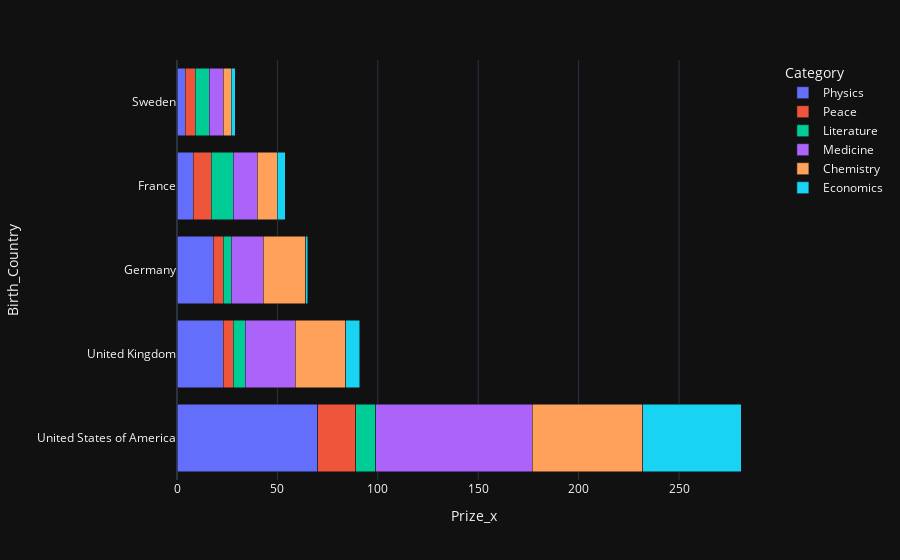

Here is the notebook cell this chart was saved with:
### Code cell
""### Create the Bar chart
    ## Cannot directly apply the countr data. Need to make it vertical using


fig = px.bar( country_number_type ,
             y= "Birth_Country",
             x= "Prize_x",
             color= "Category",
             barmode="stack",
             orientation="h")

fig.show()

### Figure 1 — Plotly figure (JSON) as saved in the notebook; plotly's stock layout.template omitted (floating-point values rounded to 4 significant figures)
{"data": [{"hovertemplate": "Category=Physics<br>Prize_x=%{x}<br>Birth_Country=%{y}<extra></extra>", "legendgroup": "Physics", "marker": {"color": "#636efa", "pattern": {"shape": ""}}, "name": "Physics", "orientation": "h", "showlegend": true, "textposition": "auto", "x": [70, 23, 18, 8, 4], "xaxis": "x", "y": ["United States of America", "United Kingdom", "Germany", "France", "Sweden"], "yaxis": "y", "type": "bar"}, {"hovertemplate": "Category=Peace<br>Prize_x=%{x}<br>Birth_Country=%{y}<extra></extra>", "legendgroup": "Peace", "marker": {"color": "#EF553B", "pattern": {"shape": ""}}, "name": "Peace", "orientation": "h", "showlegend": true, "textposition": "auto", "x": [19, 5, 5, 9, 5], "xaxis": "x", "y": ["United States of America", "United Kingdom", "Germany", "France", "Sweden"], "yaxis": "y", "type": "bar"}, {"hovertemplate": "Category=Literature<br>Prize_x=%{x}<br>Birth_Country=%{y}<extra></extra>", "legendgroup": "Literature", "marker": {"color": "#00cc96", "pattern": {"shape": ""}}, "name": "Literature", "orientation": "h", "showlegend": true, "textposition": "auto", "x": [10, 6, 4, 11, 7], "xaxis": "x", "y": ["United States of America", "United Kingdom", "Germany", "France", "Sweden"], "yaxis": "y", "type": "bar"}, {"hovertemplate": "Category=Medicine<br>Prize_x=%{x}<br>Birth_Country=%{y}<extra></extra>", "legendgroup": "Medicine", "marker": {"color": "#ab63fa", "pattern": {"shape": ""}}, "name": "Medicine", "orientation": "h", "showlegend": true, "textposition": "auto", "x": [78, 25, 16, 12, 7], "xaxis": "x", "y": ["United States of America", "United Kingdom", "Germany", "France", "Sweden"], "yaxis": "y", "type": "bar"}, {"hovertemplate": "Category=Chemistry<br>Prize_x=%{x}<br>Birth_Country=%{y}<extra></extra>", "legendgroup": "Chemistry", "marker": {"color": "#FFA15A", "pattern": {"shape": ""}}, "name": "Chemistry", "orientation": "h", "showlegend": true, "textposition": "auto", "x": [55, 25, 21, 10, 4], "xaxis": "x", "y": ["United States of America", "United Kingdom", "Germany", "France", "Sweden"], "yaxis": "y", "type": "bar"}, {"hovertemplate": "Category=Economics<br>Prize_x=%{x}<br>Birth_Country=%{y}<extra></extra>", "legendgroup": "Economics", "marker": {"color": "#19d3f3", "pattern": {"shape": ""}}, "name": "Economics", "orientation": "h", "showlegend": true, "textposition": "auto", "x": [49, 7, 1, 4, 2], "xaxis": "x", "y": ["United States of America", "United Kingdom", "Germany", "France", "Sweden"], "yaxis": "y", "type": "bar"}], "layout": {"xaxis": {"anchor": "y", "domain": [0.0, 1.0], "title": {"text": "Prize_x"}}, "yaxis": {"anchor": "x", "domain": [0.0, 1.0], "title": {"text": "Birth_Country"}}, "legend": {"title": {"text": "Category"}, "tracegroupgap": 0}, "margin": {"t": 60}, "barmode": "stack"}}
